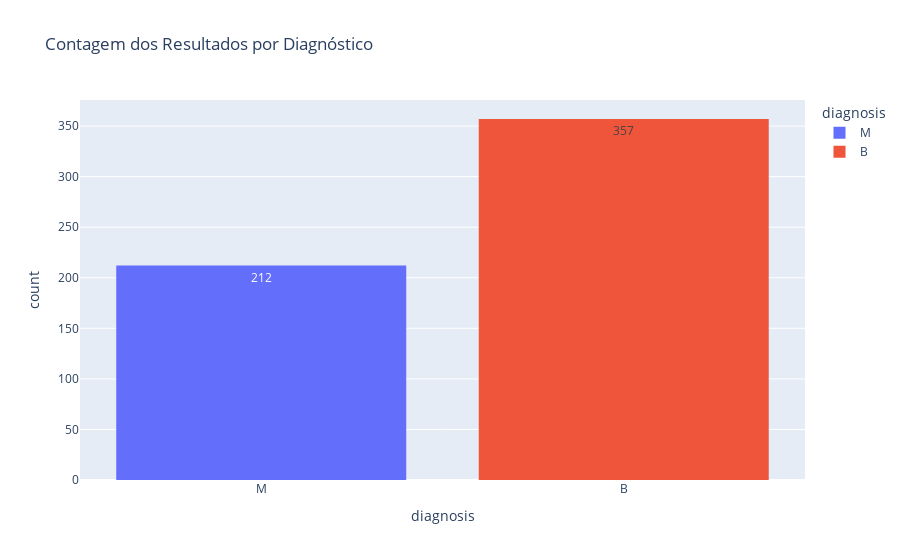

The cell this chart's notebook holds for it:
### Markdown cell above
No código a seguir, está sendo criado um histograma utilizando a biblioteca **Plotly Express**. A função **`px.histogram`** é utilizada para plotar o histograma, onde o conjunto de dados é representado pelo parâmetro **dataset** e a variável a ser analisada é especificada pelo parâmetro **x='diagnosis'**. A cor do histograma é definida pela variável **diagnosis** e o título do gráfico é 'Contagem dos Resultados por Diagnóstico'. O parâmetro **text_auto=True** permite a exibição automática de texto informativo nos bins do histograma. O resultado final é exibido através da chamada **histogram_diagnosis**.

### Code cell
histogram_diagnosis = px.histogram(dataset, x='diagnosis', color='diagnosis', title='Contagem dos Resultados por Diagnóstico', text_auto=True)
histogram_diagnosis

### Figure 1 — Plotly figure (JSON) as saved in the notebook; plotly's stock layout.template omitted (floating-point values rounded to 4 significant figures; data arrays with more than 128 entries replaced by an {"elided": "..."} marker saying what was removed)
{"data": [{"alignmentgroup": "True", "bingroup": "x", "hovertemplate": "diagnosis=%{x}<br>count=%{y}<extra></extra>", "legendgroup": "M", "marker": {"color": "#636efa", "pattern": {"shape": ""}}, "name": "M", "offsetgroup": "M", "orientation": "v", "showlegend": true, "texttemplate": "%{value}", "type": "histogram", "x": {"elided": "212 str values"}, "xaxis": "x", "yaxis": "y"}, {"alignmentgroup": "True", "bingroup": "x", "hovertemplate": "diagnosis=%{x}<br>count=%{y}<extra></extra>", "legendgroup": "B", "marker": {"color": "#EF553B", "pattern": {"shape": ""}}, "name": "B", "offsetgroup": "B", "orientation": "v", "showlegend": true, "texttemplate": "%{value}", "type": "histogram", "x": {"elided": "357 str values"}, "xaxis": "x", "yaxis": "y"}], "layout": {"barmode": "relative", "legend": {"title": {"text": "diagnosis"}, "tracegroupgap": 0}, "title": {"text": "Contagem dos Resultados por Diagnóstico"}, "xaxis": {"anchor": "y", "categoryarray": ["M", "B"], "categoryorder": "array", "domain": [0, 1], "title": {"text": "diagnosis"}}, "yaxis": {"anchor": "x", "domain": [0, 1], "title": {"text": "count"}}}}
